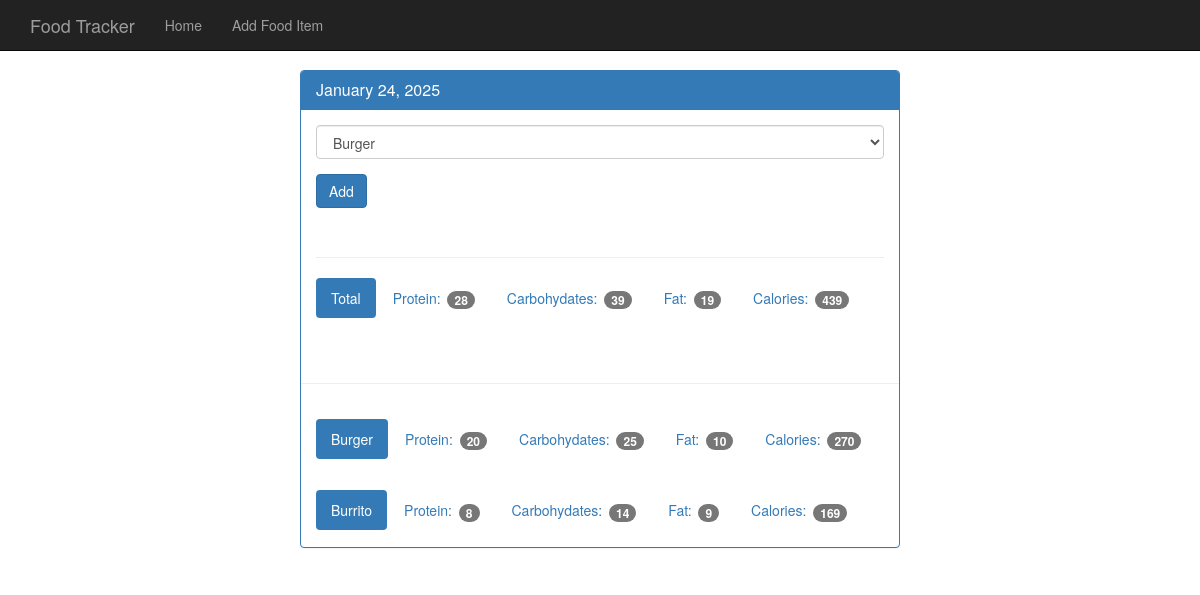
The app's page /view/20250124 with its own data.
### tables this page shows
CREATE TABLE food (
    id integer primary key autoincrement,
    name text not null,
    protein integer not null,
    carbohydrates integer not null,
    fat integer not null,
    calories integer not null
);

### app.py (the view)
@app.route('/view/<date>', methods=["GET", "POST"]) # date is going to be 20170520
def view(date):
    db = get_db()
    cur = db.execute('SELECT id, entry_date FROM log_date WHERE entry_date = ?', [date])
    date_result = cur.fetchone() # fetchone returns a dict instead of a list
    if request.method == "POST":
        db.execute('INSERT INTO food_date (food_id, log_date_id) values (?, ?)', [request.form['food-select'], date_result['id']])
        db.commit()
    d = datetime.strptime(str(date_result['entry_date']), "%Y%m%d")
    pretty_date = datetime.strftime(d, "%B %d, %Y") # January 17, 2025
    food_cur = db.execute("SELECT id, name FROM food")
    food_results = food_cur.fetchall()
    log_cur = db.execute("""
                         SELECT food.name, food.protein, food.carbohydrates, food.fat, food.calories
                         FROM log_date
                         JOIN food_date
                         ON food_date.log_date_id = log_date.id
                         JOIN food
                         ON food.id = food_date.food_id
                         WHERE log_date.entry_date = ?""",
                         [date])
    log_results = log_cur.fetchall()
    totals = {
        'protein': 0,
        'carbohydrates': 0,
        'fat': 0,
        'calories': 0
    }
    for food in log_results:
        totals['protein'] += food['protein']
        totals['carbohydrates'] += food['carbohydrates']
        totals['fat'] += food['fat']
        totals['calories'] += food['calories']
    return render_template('day.html', entry_date=date_result['entry_date'],pretty_date=pretty_date, food_results=food_results, log_results=log_results, totals=totals)

### app.py (called while the page is built)
def connect_db():
    sql= sqlite3.connect('food_log.db')
    sql.row_factory = sqlite3.Row # Results will be returned as dictionaries instead of tuples
    return sql

def get_db():
    if not hasattr(g, 'sqlite3_db'):
        g.sqlite_db = connect_db()
    return g.sqlite_db

### templates/day.html (shortened to what this page needs)
<!DOCTYPE html>
<html lang="en">
  <head>
    <link href="{{ url_for('static', filename='bootstrap.min.css') }}" rel="stylesheet">
    <link href="{{ url_for('static', filename='theme.css') }}" rel="stylesheet">
  </head>
  <body>
    <nav class="navbar navbar-inverse navbar-fixed-top">
      <div class="container">
        <div class="navbar-header">
          <a class="navbar-brand" href="#">Food Tracker</a>
        </div>
        <div id="navbar" class="navbar-collapse collapse">
          <ul class="nav navbar-nav">
            <li><a href="#">Home</a></li>
            <li><a href="#">Add Food Item</a></li>
          </ul>
        </div>
      </div>
    </nav>
    <div class="container theme-showcase col-sm-6 col-sm-offset-3" role="main">
      <div class="row">
        <div>
          <div class="panel panel-primary">
            <div class="panel-heading">
              <h3 class="panel-title">{{ pretty_date }}</h3>
            </div>
            <div class="panel-body">
              <form method="POST" action="{{ url_for('view', date=entry_date) }}">
                <div class="form-group">
                  <select class="form-control" name="food-select">
                    {% for food in food_results %}
                      <option value="{{ food.id }}"> {{ food.name }}</option>
                    {% endfor %}
                  </select>
                </div>
                <button type="submit" class="btn btn-primary">Add</button>
              </form>
              <div class="page-header"></div>
              <ul class="nav nav-pills" role="tablist">
                <li class="active"><a>Total</a></li>
                <li><a>Protein: <span class="badge">{{ totals.protein }}</span></a></li>
                <li><a>Carbohydates: <span class="badge">{{ totals.carbohydrates }}</span></a></li>
                <li><a>Fat: <span class="badge">{{ totals.fat }}</span></a></li>
                <li><a>Calories: <span class="badge">{{ totals.calories }}</span></a></li>
              </ul>
            </div>
            <div class="page-header"></div>
            {% for food in log_results %}
            <div class="panel-body">
              <ul class="nav nav-pills" role="tablist">
                <li class="active"><a>{{ food.name }}</a></li>
                <li><a>Protein: <span class="badge">{{ food.protein }}</span></a></li>
                <li><a>Carbohydates: <span class="badge">{{ food.carbohydrates }}</span></a></li>
                <li><a>Fat: <span class="badge">{{ food.fat }}</span></a></li>
                <li><a>Calories: <span class="badge">{{ food.calories  }}</span></a></li>
              </ul>
            </div>
            {% endfor %}
          </div>
        </div>
      </div>
    </div>
  </body>
</html>

### static/theme.css (style rules this page uses)
body { padding-top: 70px; padding-bottom: 30px; }

### records on screen
food: name "Burger", protein "20", carbohydrates "25", fat "10", calories "270"
food: name "Burrito", protein "8", carbohydrates "14", fat "9", calories "169"

### other values on screen
{{ pretty_date }} "January 24, 2025"
{{ totals.protein }} "28"
{{ totals.carbohydrates }} "39"
{{ totals.fat }} "19"
{{ totals.calories }} "439"
form field food-select "Burger"
